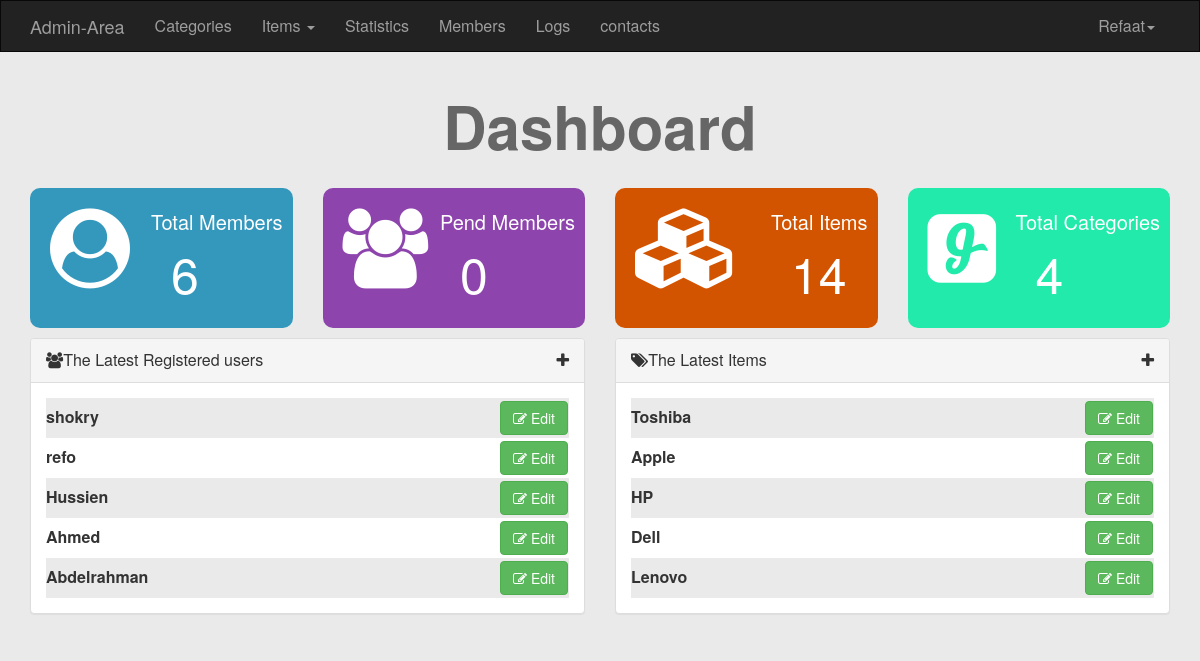
The app's page /Admin/dashboard.php (signed in), older data.
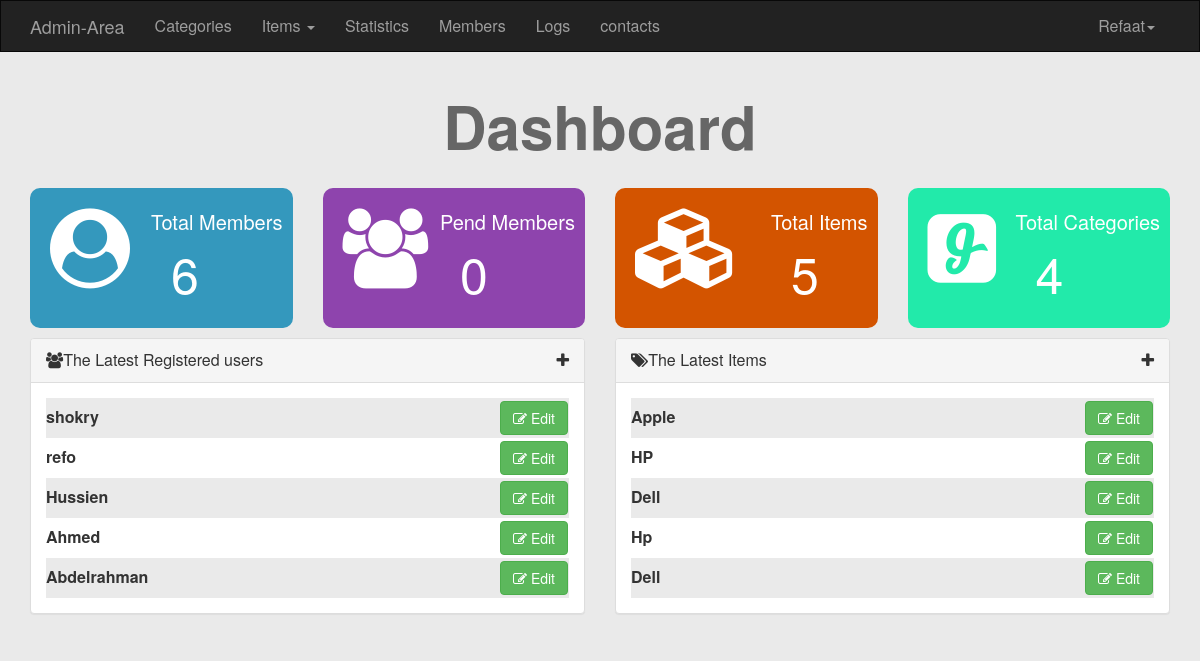
The same page, newer data.
### tables this page shows
CREATE TABLE `items` (
  `ItemID` int(11) NOT NULL auto_increment,
  `image` varchar(255) NOT NULL,
  `Name` varchar(255) NOT NULL,
  `Description` text NOT NULL,
  `Price` varchar(255) NOT NULL,
  `Add_Date` date NOT NULL,
  `Country_Made` varchar(255) NOT NULL,
  `Status` varchar(255) NOT NULL,
  `Cat_ID` int(11) NOT NULL,
  `Member_ID` int(11) NOT NULL,
  PRIMARY KEY  (`ItemID`),
  KEY `con3` (`Member_ID`),
  KEY `const1` (`Cat_ID`)
);

### Admin/include/Function/function.php (called while the page is built, shortened)
<?php
function CountItems($item,$table)
{
    global $con;
    $stmt = $con->prepare("Select count($item) from $table");
    $stmt->execute();
    return $stmt->fetchColumn();
}
function getLeatest ($select , $table , $order , $limit = 5)
{
    global $con;
    $stmt = $con->prepare("select $select from $table order by $order Desc limit $limit");
    $stmt->execute();
    $rows = $stmt->fetchAll();
    return $rows;
}
?>

### Admin/dashboard.php (the view, shortened to what the changed rows need)
<?php
    if(isset($_SESSION['username']))
    {
        include "init.php";
       ?>
        <div class="container home-stat">
            <h1>Dashboard</h1>
            <div class="row">
                <div class="col-md-3">
                    <div class="stat st-members">
                        <i class="fa fa-user-circle"></i>
                        <div class="info">
                            Total Members
                        <span><a href="members.php"><?php echo CountItems('UserID','adminusers') ?></a></span>
                        </div>
                    </div>
                </div>
                <div class="col-md-3">
                    <div class="stat st-pending">
                        <i class="fa fa-group"></i>
                        <div class="info">
                        Pend Members
                            <span>0</span>
                        </div>
                    </div>
                </div>
                <div class="col-md-3">
                    <div class="stat st-items">
                        <i class="fa fa-cubes"></i>
                        <div class="info">
                             Total Items
                        <span><a href="Items.php"><?php echo CountItems('ItemID','items') ?></a></span>
                        </div>
                    </div>
                </div>
                <div class="col-md-3">
                    <div class="stat st-comments">
                        <i class="fa fa-glide"></i>
                        <div class="info">
                             Total Categories
                        <span><a href="categories.php"><?php echo CountItems('ID','categories') ?></a></span>
                        </div>
                    </div>
                </div>
            </div>
        </div>
        <div class="container latest">
            <div class="row">
                <div class="col-sm-6">
                    <div class="panel panel-default">
                        <div class="panel-heading">
                            <i class="fa fa-users"></i>The Latest Registered users
                             <span class="latest-element pull-right"><i class="plus-info fa fa-plus"></i></span>
                        </div>
                        <div class="panel-body">
                            <?php
                            $arr = getLeatest('*','adminusers','UserID',5);
                            $counter =0 ;
                            foreach($arr as $val)
                            {
                                $counter++;
                                if($counter%2==0)
                                {
                                    echo "<div class='even'>";
                                    echo $val['Username'];
                                     echo "<a href='members.php?do=edit&userid=".$val['UserID']."'class='EditBtn btn btn-success'><i class ='fa fa-edit'></i>
                                     Edit</a>";
                                    echo "</div>";
                                }
                                else {
                                    echo "<div class='odd'>";
                                    echo $val['Username'];
                                    echo "<a href='members.php?do=edit&userid=" . $val['UserID'] . "'class='EditBtn btn btn-success'><i class ='fa fa-edit'></i>
                                    Edit</a>";
                                    echo "</div>";
                                }
                            }
                            ?>
                        </div>
                    </div>
                </div>
                 <div class="col-sm-6">
                    <div class="panel panel-default">
                        <div class="panel-heading">
                            <i class="fa fa-tags"></i>The Latest Items
                            <span class="latest-element pull-right"><i class="plus-info fa fa-plus"></i></span>
                                </div>
                                    <div class="panel-body">
                                        <?php
                            $arr = getLeatest('*','Items','ItemID',5);
                            $counter =0 ;
                            foreach($arr as $val)
                            {
                                $counter++;
                                if($counter%2==0)
                                {
                                    echo "<div class='even'>";
                                    echo $val['Name'];
                                     echo "<a href='Items.php?do=edit&Item_id=".$val['ItemID']."'class='EditBtn btn btn-success'><i class ='fa fa-edit'></i>
                                     Edit</a>";
                                    echo "</div>";
                                }
                                else {
                                    echo "<div class='odd'>";
                                    echo $val['Name'];
                                    echo "<a href='Items.php?do=edit&userid=" . $val['ItemID'] . "'class='EditBtn btn btn-success'><i class ='fa fa-edit'></i>
                                    Edit</a>";
                                    echo "</div>";
                                }
                            }
                            ?>
                                    </div>
                                </div>
                            </div>
                        </div>
                    </div>
      <?php
        include $tpl . "footer.php";
    }
    else
    {
        header('Location:index.php');
        exit();
    }
?>

Row changes from the older to the newer data that the page shows:
removed items: Name "Toshiba"
removed items: Name "Lenovo"
now on this page (row edited): items: Name "Hp"
now on this page (row edited): items: Name "Dell"
Text that changed along with them:
CountItems('ItemID','items'): "14" → "5"
